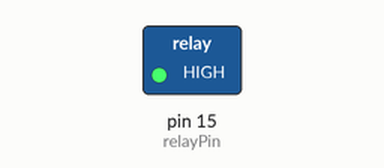
This sketch was run on a simulated Arduino Uno, built with avr-gcc and run on an emulated ATmega328P. On the bench: switched loads named in the sketch (green lamp = pin HIGH). Dashed ring = blinking.

Above: at 0.5 s.
Timing chart, 0 to 4.6 s (numbered marks = the images above):
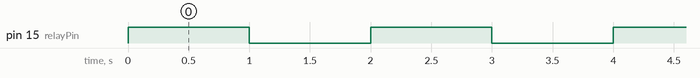

The sketch:

ArduinoAnalogGPIO.ino
```cpp
const int relayPin = 15; // A1 is digital pin 15

void setup() {
  pinMode(relayPin, OUTPUT); // Set the relayPin (A1) as an output
}

void loop() {
  digitalWrite(relayPin, HIGH); // Turn the relay on
  delay(1000);                  // Wait for 1 second
  digitalWrite(relayPin, LOW);  // Turn the relay off
  delay(1000);                  // Wait for 1 second
}
```

Measured:
- by itself, pin 15 (relayPin): alternates HIGH for 1.0 s and LOW for 1.0 s
